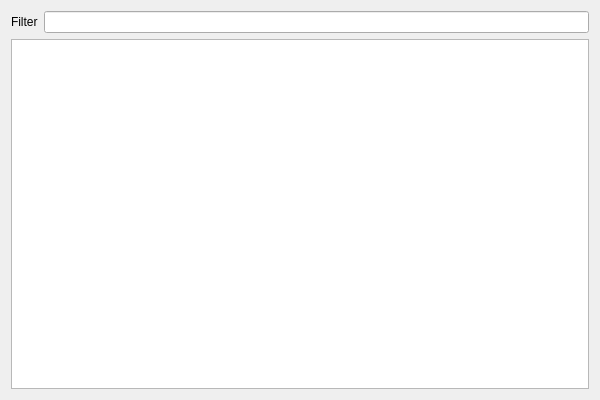
<?xml version="1.0" encoding="UTF-8"?>
<ui version="4.0">
 <class>SymbolsWidgetClass</class>
 <widget class="QWidget" name="SymbolsWidgetClass">
  <property name="geometry">
   <rect>
    <x>0</x>
    <y>0</y>
    <width>600</width>
    <height>400</height>
   </rect>
  </property>
  <property name="windowTitle">
   <string>SymbolsWidget</string>
  </property>
  <layout class="QVBoxLayout" name="verticalLayout">
   <item>
    <layout class="QHBoxLayout" name="horizontalLayout">
     <item>
      <widget class="QLabel" name="label">
       <property name="text">
        <string>Filter</string>
       </property>
      </widget>
     </item>
     <item>
      <widget class="QLineEdit" name="lineEdit"/>
     </item>
    </layout>
   </item>
   <item>
    <widget class="QListWidget" name="listWidget"/>
   </item>
  </layout>
 </widget>
 <layoutdefault spacing="6" margin="11"/>
 <resources/>
 <connections/>
</ui>
